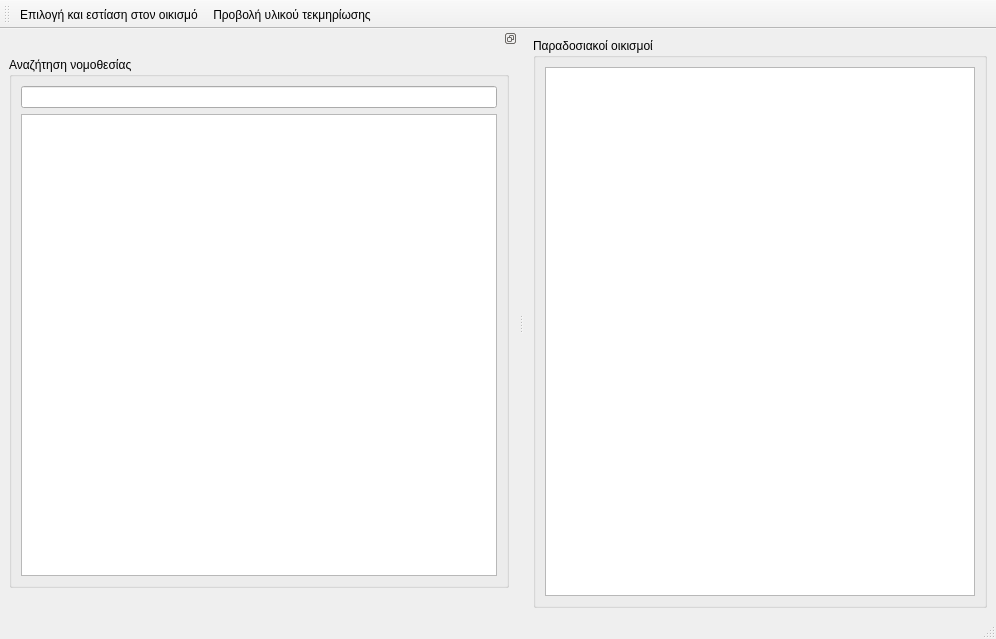
<?xml version="1.0" encoding="UTF-8"?>
<ui version="4.0">
 <class>MainWindow</class>
 <widget class="QMainWindow" name="MainWindow">
  <property name="geometry">
   <rect>
    <x>0</x>
    <y>0</y>
    <width>996</width>
    <height>639</height>
   </rect>
  </property>
  <property name="windowTitle">
   <string>Αναζήτηση με βάση την νομοθεσία</string>
  </property>
  <property name="unifiedTitleAndToolBarOnMac">
   <bool>true</bool>
  </property>
  <widget class="QWidget" name="centralwidget">
   <layout class="QVBoxLayout" name="verticalLayout">
    <item>
     <layout class="QGridLayout" name="gridLayout_2">
      <item row="0" column="0">
       <widget class="QGroupBox" name="groupBox">
        <property name="title">
         <string>Παραδοσιακοί οικισμοί</string>
        </property>
        <layout class="QVBoxLayout" name="verticalLayout_4">
         <item>
          <widget class="QTableView" name="tableViewOikismoi"/>
         </item>
        </layout>
       </widget>
      </item>
     </layout>
    </item>
   </layout>
  </widget>
  <widget class="QMenuBar" name="menubar">
   <property name="geometry">
    <rect>
     <x>0</x>
     <y>0</y>
     <width>996</width>
     <height>19</height>
    </rect>
   </property>
  </widget>
  <widget class="QStatusBar" name="statusbar"/>
  <widget class="QDockWidget" name="dockWidget_5">
   <property name="sizePolicy">
    <sizepolicy hsizetype="Maximum" vsizetype="Preferred">
     <horstretch>0</horstretch>
     <verstretch>0</verstretch>
    </sizepolicy>
   </property>
   <property name="contextMenuPolicy">
    <enum>Qt::DefaultContextMenu</enum>
   </property>
   <property name="features">
    <set>QDockWidget::DockWidgetFloatable|QDockWidget::DockWidgetMovable</set>
   </property>
   <attribute name="dockWidgetArea">
    <number>1</number>
   </attribute>
   <widget class="QWidget" name="dockWidgetContents_5">
    <layout class="QGridLayout" name="gridLayout">
     <item row="0" column="0">
      <widget class="QGroupBox" name="groupBox_2">
       <property name="title">
        <string>Αναζήτηση νομοθεσίας</string>
       </property>
       <layout class="QGridLayout" name="gridLayout_3">
        <item row="0" column="0">
         <widget class="QLineEdit" name="lineEdit"/>
        </item>
        <item row="1" column="0">
         <widget class="QTableView" name="tableViewNomothesia"/>
        </item>
       </layout>
      </widget>
     </item>
     <item row="1" column="0">
      <spacer name="spacer">
       <property name="orientation">
        <enum>Qt::Horizontal</enum>
       </property>
       <property name="sizeType">
        <enum>QSizePolicy::Expanding</enum>
       </property>
       <property name="sizeHint" stdset="0">
        <size>
         <width>500</width>
         <height>20</height>
        </size>
       </property>
      </spacer>
     </item>
    </layout>
   </widget>
  </widget>
  <widget class="QToolBar" name="toolBar">
   <property name="windowTitle">
    <string>toolBar</string>
   </property>
   <attribute name="toolBarArea">
    <enum>TopToolBarArea</enum>
   </attribute>
   <attribute name="toolBarBreak">
    <bool>false</bool>
   </attribute>
   <addaction name="actionZoomOikismos"/>
   <addaction name="actionFek"/>
  </widget>
  <action name="actionFek">
   <property name="icon">
    <iconset resource="resources.qrc">
     <normaloff>:/plugins/paradosiakoioikismoi/icons/product-sales-report-icon.png</normaloff>:/plugins/paradosiakoioikismoi/icons/product-sales-report-icon.png</iconset>
   </property>
   <property name="text">
    <string>Προβολή υλικού τεκμηρίωσης</string>
   </property>
   <property name="toolTip">
    <string>Προβολή υλικού τεκμηρίωσης</string>
   </property>
  </action>
  <action name="actionZoomOikismos">
   <property name="icon">
    <iconset resource="resources.qrc">
     <normaloff>:/plugins/paradosiakoioikismoi/icons/1394568050_Zoom.png</normaloff>:/plugins/paradosiakoioikismoi/icons/1394568050_Zoom.png</iconset>
   </property>
   <property name="text">
    <string>Επιλογή και εστίαση στον οικισμό</string>
   </property>
  </action>
 </widget>
 <resources>
  <include location="resources.qrc"/>
 </resources>
 <connections/>
</ui>
